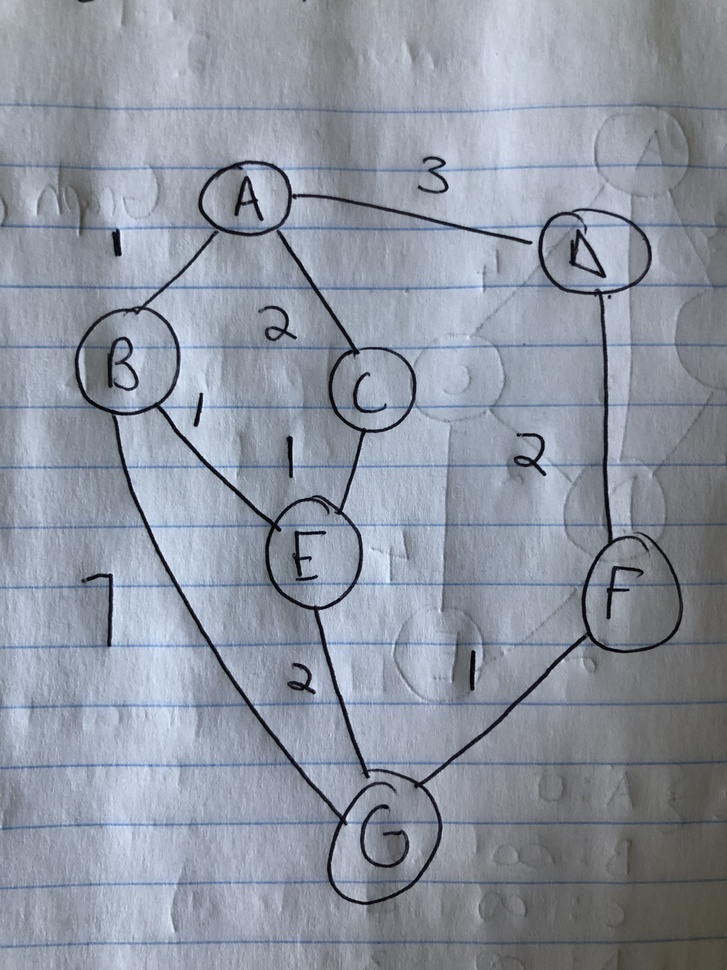
#> input picture opencv_tests/test_graph.jpg, 727 x 970 px, shrunk from 3024 x 4032 before the run
$ python line_script.py   (older library calls are emulated)
#> lines starting #> are read from the running program, lines starting #| are printed output that depends on the picture
import cv2
import numpy as np
from matplotlib import pyplot as plt

img = cv2.imread('./test_graph.jpg',0)
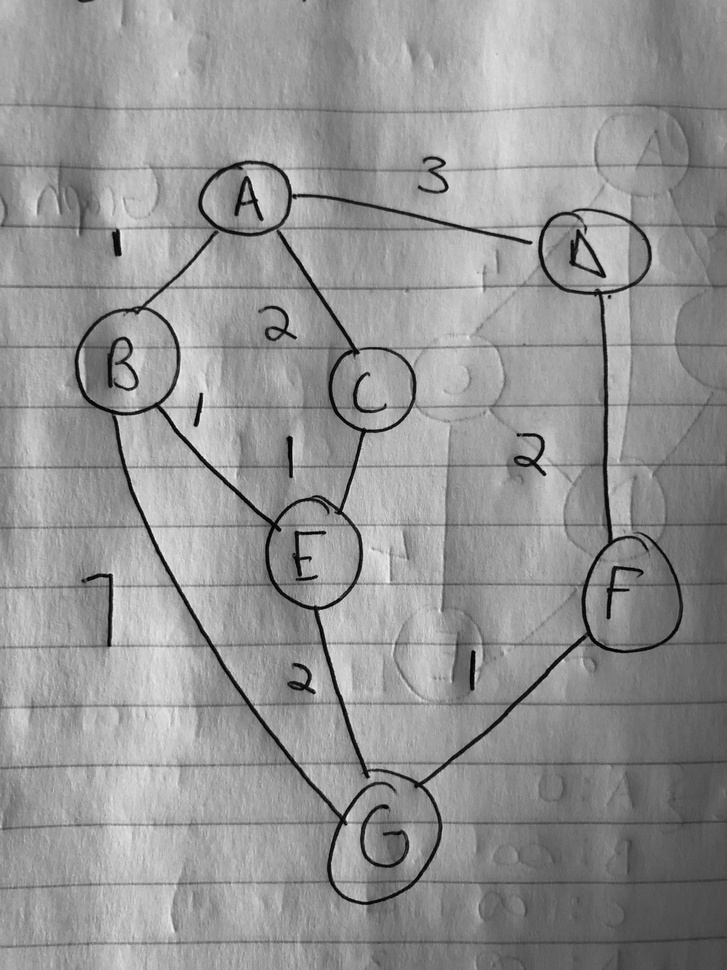
#> img: shape (970, 727); min 0, max 245, mean 148.2
'''
sobelx = cv2.Sobel(img,cv2.CV_64F,1,0,ksize=5)

plt.subplot(2,2,1),plt.imshow(img,cmap = 'gray')
plt.title('Original'), plt.xticks([]), plt.yticks([])
plt.subplot(2,2,3),plt.imshow(sobelx,cmap = 'gray')
plt.title('Sobel X'), plt.xticks([]), plt.yticks([])

plt.show()
'''

edges = cv2.Canny(img,190,200)
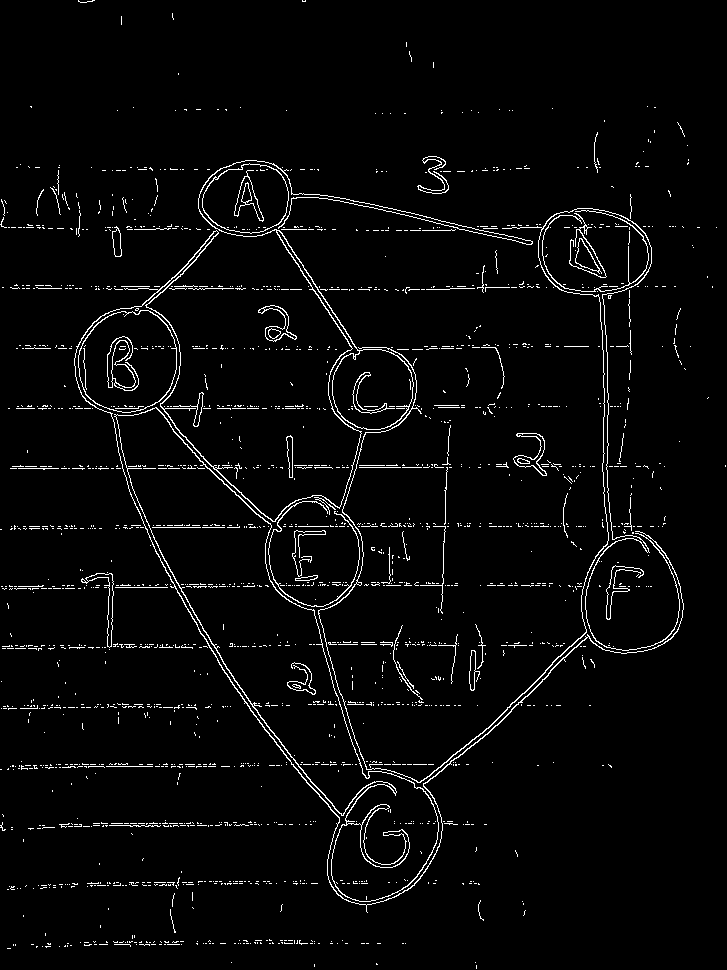
#> edges: shape (970, 727); 3.2% white in thin lines or dots
cv2.imwrite('edge_graph.jpg',edges)
plt.subplot(121),plt.imshow(img,cmap = 'gray')
plt.title('Original Image'), plt.xticks([]), plt.yticks([])
plt.subplot(122),plt.imshow(edges,cmap = 'gray')
plt.title('Edge Image'), plt.xticks([]), plt.yticks([])

plt.show()
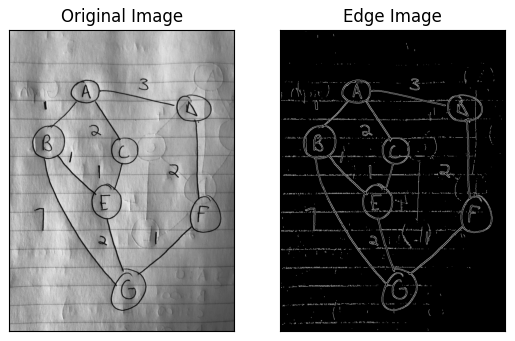
#> figure drawn by matplotlib, 2 panels
